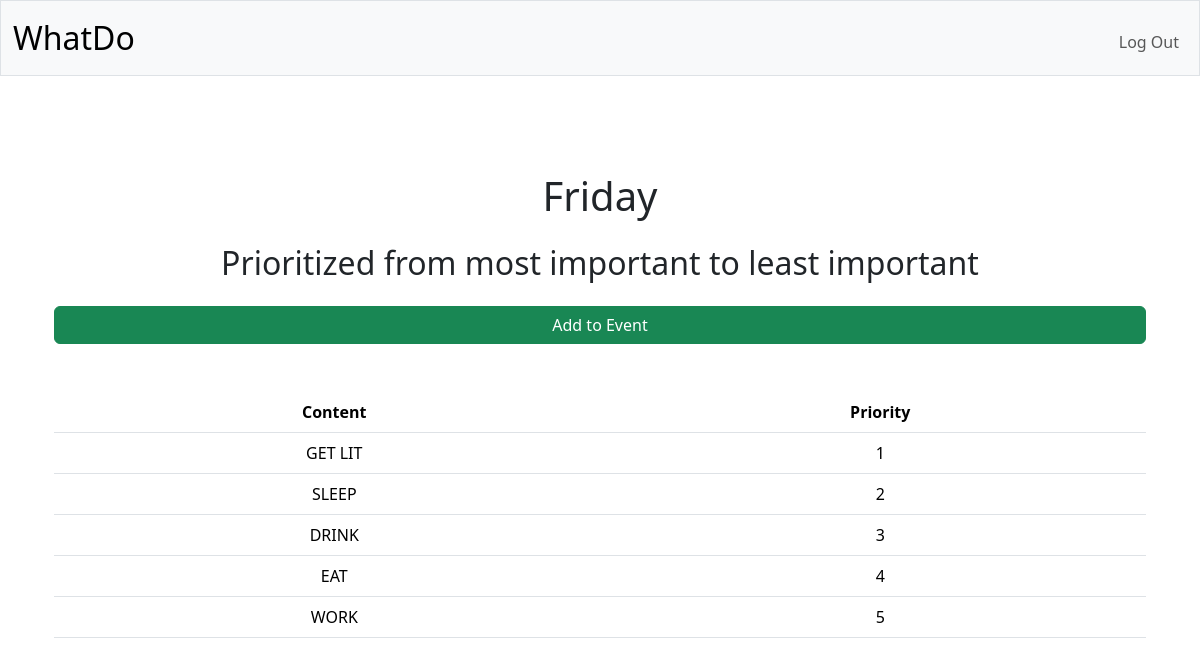
The app's page /view_event/73 (signed in) with its own data.
### tables this page shows
CREATE TABLE events (
    id INTEGER PRIMARY KEY AUTOINCREMENT NOT NULL,
    name TEXT NOT NULL,
    prompt_g TEXT,
    prompt_y TEXT,
    prompt_x TEXT,
    timestamp DATETIME DEFAULT CURRENT_TIMESTAMP
);

CREATE TABLE cards (
    id INTEGER PRIMARY KEY AUTOINCREMENT NOT NULL,
    event_id INTEGER,
    user_id INTEGER,
    content TEXT,
    priority_y INTEGER,
    priority_x INTEGER,
    FOREIGN KEY(event_id) REFERENCES events(id),
    FOREIGN KEY(user_id) REFERENCES users(id)
);

### app.py (the view)
@app.route("/view_event/<int:event_id>")
@login_required
def view_event(event_id):
    event = db.execute("SELECT * FROM events WHERE id = ?", event_id)
    if not event:
        return apology("Event not found", 404)
    user_event = db.execute("SELECT event_id FROM user_events WHERE user_id = ? AND event_id = ?", session["user_id"],
                            event_id)
    if not user_event:
        return apology("Access denied. You do not have permission for this event", 403)
    cards = db.execute("SELECT * FROM cards WHERE event_id = ? ORDER BY priority_y", event_id)
    return render_template("viewEvent.html", event_id=event_id, cards=cards, prompt_g=event[0]["prompt_g"], event_name=event[0]["name"])

### app.py (called while the page is built)
@app.after_request
def after_request(response):
    response.headers["Cache-Control"] = "no-cache, no-store, must-revalidate"
    response.headers["Expires"] = 0
    response.headers["Pragma"] = "no-cache"
    return response

### helpers.py (called while the page is built)
def login_required(f):
    @wraps(f)
    def decorated_function(*args, **kwargs):
        if session.get("user_id") is None:
            return redirect("/login")
        return f(*args, **kwargs)
    return decorated_function

### templates/viewEvent.html (shortened to what this page needs)
{% extends "layout.html" %}
{% block main %}
<div class="container mt-5">
    <h1 id="event_name" class="text-left mb-4">{{ event_name }}</h1>
    <h2 id="prioritized_y" class="text-center mb-4">Prioritized from most important to least important</h2>
    {% set event_url = "/event/" ~ event_id %}
    <a href="{{ event_url }}" class="btn btn-success w-100 mb-4">Add to Event</a>
    <table class="table mt-4" id="cards-list">
        <thead>
        <tr>
            <th scope="col">Content</th>
            <th scope="col">Priority</th>
        </tr>
        </thead>
        <tbody>
        {% for card in cards %}
        <tr>
            <td>{{ card.content }}</td>
            <td>{{ card.priority_y }}</td>
        </tr>
        {% endfor %}
        </tbody>
    </table>
</div>
{% endblock %}

### static/styles.css (style rules this page uses)
td { text-transform: uppercase; }

### records on screen
events: name "Friday"
cards: content "GET LIT", priority_y "1"
cards: content "SLEEP", priority_y "2"
cards: content "DRINK", priority_y "3"
cards: content "EAT", priority_y "4"
cards: content "WORK", priority_y "5"
